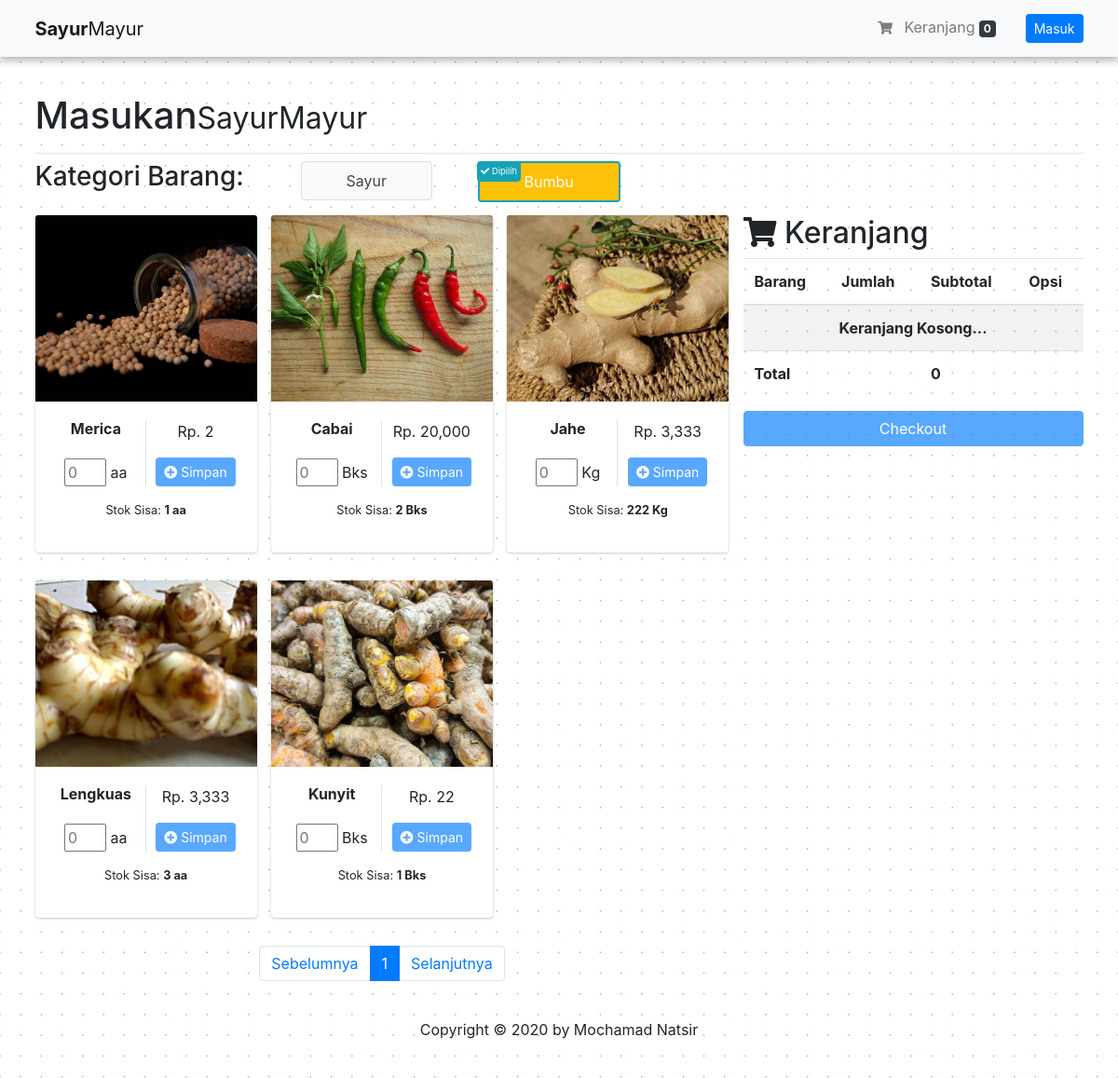
Screenshot of /index.php/page/bumbu with the database file from the repository.
### tables this page shows
CREATE TABLE `tbl_barang` (
  `barang_id` varchar(15) NOT NULL,
  `barang_gambar` varchar(128) NOT NULL,
  `barang_nama` varchar(150) DEFAULT NULL,
  `barang_harpok` double DEFAULT NULL,
  `barang_harjul` double DEFAULT NULL,
  `barang_harjul_grosir` double DEFAULT NULL,
  `barang_stok` int(11) DEFAULT 0,
  `barang_tgl_input` timestamp NULL DEFAULT current_timestamp(),
  `barang_tgl_last_update` datetime DEFAULT NULL,
  `barang_kategori_id` int(11) DEFAULT NULL,
  `barang_satuan_id` int(11) NOT NULL,
  `barang_user_id` int(11) DEFAULT NULL
);

CREATE TABLE `tbl_satuan` (
  `satuan_id` int(11) NOT NULL,
  `satuan_nama` varchar(35) NOT NULL
);

### application/controllers/Page.php (called while the page is built, shortened)
<?php
class Page extends CI_Controller
{
    public function __construct()
    {
        $this->load->model('BarangModel', 'barang');
        $this->load->helper("security");
    }
    function bumbu() {
        $data['title'] = 'Beranda';
        $data['barangs_bumbu'] = $this->barang->getBarangBumbu();
        $data["keranjang"] = $this->barang->get_keranjang();
        $data["total_harga_keranjang"] = $this->barang->total_harga_cart();
        $data['page'] = true;
        $this->barang->delete_cart_date();
        $this->barang->cancel_invoice();
        $this->load->view('layout/page/header',$data);
        $this->load->view('customer/page/bumbu');
        $this->load->view('layout/dashboard/footer');
    }
}

### index.php (called while the page is built, shortened)
<?php
require_once BASEPATH.'core/CodeIgniter.php';

### application/models/BarangModel.php (called while the page is built, shortened)
<?php
class BarangModel extends CI_Model
{
    public function getBarangBumbu($barang_id = null)
    {
        if ($barang_id === null) {
            $hsl = $this->db->query("SELECT * FROM tbl_barang JOIN tbl_kategori ON barang_kategori_id=kategori_id JOIN tbl_satuan ON barang_satuan_id=satuan_id WHERE barang_kategori_id = 2 ORDER BY barang_id ASC");
        } else {
            $hsl = $this->db->query("SELECT * FROM tbl_barang JOIN tbl_kategori ON barang_kategori_id=kategori_id JOIN tbl_satuan ON barang_satuan_id=satuan_id WHERE barang_id = '$barang_id' AND barang_kategori_id = 2");
        }
        return $hsl;
    }
    function get_keranjang()
    {
        function get_client_ip()
        {
            $ipaddress = '';
            if (isset($_SERVER['HTTP_CLIENT_IP']))
                $ipaddress = $_SERVER['HTTP_CLIENT_IP'];
            else if (isset($_SERVER['HTTP_X_FORWARDED_FOR']))
                $ipaddress = $_SERVER['HTTP_X_FORWARDED_FOR'];
            else if (isset($_SERVER['HTTP_X_FORWARDED']))
                $ipaddress = $_SERVER['HTTP_X_FORWARDED'];
            else if (isset($_SERVER['HTTP_FORWARDED_FOR']))
                $ipaddress = $_SERVER['HTTP_FORWARDED_FOR'];
            else if (isset($_SERVER['HTTP_FORWARDED']))
                $ipaddress = $_SERVER['HTTP_FORWARDED'];
            else if (isset($_SERVER['REMOTE_ADDR']))
                $ipaddress = $_SERVER['REMOTE_ADDR'];
            else
                $ipaddress = 'UNKNOWN';
            return $ipaddress;
        }
        $ip_address = get_client_ip();
        $this->db->select("tbl_barang.barang_nama,tbl_keranjang.total_kuantitas,tbl_keranjang.total_harga,tbl_keranjang.id");
        $this->db->from("tbl_keranjang");
        $this->db->where(array("ip_address" => $ip_address));
        $this->db->join("tbl_barang", "tbl_barang.barang_id = tbl_keranjang.barang_id");
        return $this->db->get();
    }
    function total_harga_cart()
    {
        $ip_address = get_client_ip();
        return $this->db->query("SELECT SUM(`total_harga`) AS total_harga FROM `tbl_keranjang` WHERE `ip_address` = '$ip_address'");
    }
}

### application/views/customer/page/bumbu.php (the view, shortened to what this page needs)
<div class="overlay-wrapper" id="loading2">
<div class="container" style="margin-top: 100px;">
    <h1 class="pb-3 border-bottom">Masukan<small>SayurMayur</small></h1>
    <div class="row">
        <div class="col-12">
            <div class="row">
                <div class="col-4 col-md-3">
                    <h3 class="pb-3 title-kategori">Kategori Barang:</h3>
                </div>
                <div class="col-4 col-md-2">
                    <button class="btn btn-default py-2 px-5" id="kat_1" type="button">
                        Sayur
                    </button>
                </div>
                <div class="col-4 col-md-2">
                    <button class="btn btn-warning text-white py-2 px-5 btn-kategori-active" id="kat_2" type="button">
                        <span class="select-kategori bg-info p-1 rounded" id="select-kategori-2">
                            <i class="fas fa-check"></i> Dipilih
                        </span>
                        Bumbu
                    </button>
                </div>
            </div>
        </div>
        <div class="col-md-8" id="col-left">
            <div class="row" id="row-data">
                <?php $no = 1; foreach ($barangs_bumbu->result() as $barang) : ?>
                    <div class="col-md-4 col-6" id="col-data">
                        <div class="card" style="margin-bottom: 30px;">
                            <img class="card-img-top" src="<?= base_url(); ?>assets/source/images/barang/<?= $barang->barang_gambar ?>" alt="<?= $barang->barang_id; ?>" style="width:100%; height:200px; object-fit:cover">
                            <div class="card-body text-center">
                                <div class="row">
                                    <div class="col-6 border-right">
                                        <h6><b><?= (strlen($barang->barang_nama) > 14) ? substr($barang->barang_nama, 0, 15) . '...' : $barang->barang_nama; ?></b></h6>
                                        <div style="margin-top:22px;"><input type="number" onkeyup="qtyInput(event);" onchange="qtyInput2(event);" data-no="<?= $no; ?>" data-barang_id="<?= $barang->barang_id; ?>" id="<?= 'qty_input_'.$barang->barang_id; ?>" placeholder="0" min="0" style="width:45px"> <?= $barang->satuan_nama; ?></div>
                                    </div>
                                    <div class="col-6">
                                        <p><?= 'Rp. ' . number_format($barang->barang_harjul); ?></p>
                                        <button class="btn btn-sm btn-primary" id="<?= 'btn-simpan-'.$barang->barang_id; ?>" onclick="simpan_barang(event);" data-barang_id="<?= $barang->barang_id; ?>" data-barang_nama="<?= $barang->barang_nama; ?>" data-barang_harjul="<?= $barang->barang_harjul; ?>" type="button" disabled><i class="fa fa-plus-circle"></i> Simpan</button>
                                    </div>
                                    <div class="col-12 text-center mt-3 mb-0">
                                        <p class="small">
                                            Stok Sisa: <?= '<b><span id="stok-'.$no++.'">'.$barang->barang_stok.'</span> '.$barang->satuan_nama.'</b>'; ?>
                                        </p>
                                    </div>
                                </div>
                            </div>
                        </div>
                    </div>
                <?php endforeach; ?>
            </div>
            <nav>
                <ul class="pagination justify-content-center"></ul>
            </nav>
        </div>
        <div class="col-md-4" id="parent-cart">
            <div class="overlay-wrapper">
                <div id="cart-right">
                    <h2 class="text-left"><i class="fa fa-shopping-cart"></i> Keranjang</h2>
                    <table class="table table-striped">
                        <thead>
                            <tr>
                                <th scope="col">Barang</th>
                                <th scope="col">Jumlah</th>
                                <th scope="col">Subtotal</th>
                                <th scope="col">Opsi</th>
                            </tr>
                        </thead>
                        <tbody id="barang_cart_right">
                            <?php
                                if($keranjang->num_rows() >= 1){
                                    foreach($keranjang->result() as $k) {
                            ?>
                            <tr class="text-left" id="<?= 'cart_row_'.$k->id; ?>">
                                <td id="<?= 'nama-'.$k->id; ?>"><?= $k->barang_nama; ?></td>
                                <td><input type="number" onkeyup="changeQtyCart(event);" class="qty_input" onchange="changeQtyCart2(event);" id="<?= 'input_kuantitas_cart_'.$k->id; ?>" data-cart_id="<?= $k->id; ?>" style="width:50px" value="<?= $k->total_kuantitas; ?>"></td>
                                <td><?= "<span id='subtotal-".$k->id."'>".number_format($k->total_harga)."</span>"; ?></td>
                                <td><button class="btn btn-xs btn-danger text-white" data-id="<?= $k->id; ?>" onclick="hapusCart(event);"><i class="fa fa-trash"></i> Hapus</button></td>
                            </tr>
                            <?php }}else { ?>
                            <tr class="text-center">
                                <td colspan="4"><b>Keranjang Kosong...</b></td>
                            </tr>
                            <?php } ?>
                        </tbody>
                        <tfoot>
                            <?php
                                foreach($total_harga_keranjang->result() as $t) {
                            ?>
                            <tr>
                                <th colspan="2">Total</th>
                                <th><?= '<span id="total_harga_cart_right">'.number_format($t->total_harga).'</span>'; ?></th>
                                <th></th>
                            </tr>
                            <?php } ?>
                        </tfoot>
                    </table>
                    <button class="btn btn-primary btn-block" id="btn-cekout" <?php if($keranjang->num_rows() == 0){echo "disabled"; } ?>>Checkout</button>
                </div>
            </div>
        </div>
    </div>
</div>
</div>

### application/views/layout/page/header.php (shortened to what this page needs)
<!doctype html>
<html lang="en">
<head>
    <link rel="stylesheet" href="https://stackpath.bootstrapcdn.com/bootstrap/4.5.0/css/bootstrap.min.css">
    <link rel="stylesheet" href="<?= base_url(); ?>assets/adminlte/plugins/fontawesome-free/css/all.min.css" />
    <link rel="stylesheet" href="https://code.ionicframework.com/ionicons/2.0.1/css/ionicons.min.css" />
    <link rel="stylesheet" href="<?= base_url(); ?>assets/adminlte/dist/css/adminlte.min.css" />
    <link rel="stylesheet" href="<?= base_url(); ?>assets/pos/css/style.css" />
    <link rel="stylesheet" href="<?= base_url(); ?>assets/adminlte/plugins/datatables-bs4/css/dataTables.bootstrap4.min.css" />
    <link rel="stylesheet" href="<?= base_url(); ?>assets/adminlte/plugins/datatables-responsive/css/responsive.bootstrap4.min.css" />
    <link rel="stylesheet" href="<?= base_url(); ?>assets/adminlte/plugins/select2/css/select2.min.css" />
    <link rel="stylesheet" href="<?= base_url(); ?>assets/adminlte/plugins/select2-bootstrap4-theme/select2-bootstrap4.min.css" />
    <link rel="stylesheet" href="<?= base_url(); ?>assets/pos/css/page/style.css">
</head>
<body style="background-image: url('<?= base_url(); ?>assets/pos/img/background.png');">
    <nav class="navbar navbar-expand-lg navbar fixed-top navbar-light bg-light shadows">
        <div class="container">
            <a class="navbar-brand" href="<?= site_url(); ?>"><b>Sayur</b>Mayur</a>
            <ul class="navbar-nav ml-auto">
                <li class="nav-item">
                    <a class="nav-link <?php if(isset($keranjangs)){echo 'active'; } ?>" href="<?= base_url().'page/cart'; ?>"><i class="fa fa-shopping-cart btn-sm"></i> Keranjang <span class="badge bg-dark" id="badge_cart"><?php if(isset($keranjang)){echo $keranjang->num_rows(); }elseif(isset($keranjangs)){echo $keranjangs->num_rows(); } ?></span></a>
                </li>
            </ul>
            <?php
                if(isset($_SESSION["user_id"])) {
            ?>
            <div class="dropdown">
                <button class="btn btn-primary btn-sm ml-3 dropdown-toggle" data-toggle="dropdown" type="button">Halo, <?= $this->session->userdata("user_nama"); ?></button>
                <div class="dropdown-menu">
                    <a href="<?= base_url().'page/profile'; ?>" class="dropdown-item"><i class="fas fa-user"></i> Profil</a>
                    <a href="javascript:void(0)" class="dropdown-item" id="btn-logout"><i class="fas fa-sign-out-alt"></i> Keluar Akun</a>
                </div>
            </div>
            <?php
                }
                else {
            ?>
            <button class="btn btn-primary btn-sm ml-3" id="btn-login">Masuk</button>
            <?php } ?>
        </div>
    </nav>

### application/views/layout/dashboard/footer.php (shortened to what this page needs)
<footer class="my-4">
    <div class="row">
        <div class="col-lg-12">
            <p style="text-align:center;">Copyright &copy; <?php echo '2020'; ?> by Mochamad Natsir</p>
        </div>
    </div>
</footer>
</body>
</html>

### assets/pos/css/style.css (style rules this page uses)
.shadows { box-shadow: 0 4px 8px 0 rgba(0, 0, 0, 0.3); }
.row:after { content: ""; display: table; clear: both; }

### assets/pos/css/page/style.css (style rules this page uses)
html,body { overflow-x: hidden; }
.overlay-wrapper { overflow: hidden; position: relative; width: 100%; }
.btn-kategori-active { border: 2px solid #17a2b8; }
.select-kategori { position: absolute; left: 7px; top: 0px; font-size: 7pt; }

### rows the page displays
tbl_barang: barang_gambar (picture), barang_nama "Merica", barang_satuan.satuan_nama "aa", barang_harjul "2", barang_stok "1"
tbl_barang: barang_gambar (picture), barang_nama "Cabai", barang_satuan.satuan_nama "Bks", barang_harjul "20,000", barang_stok "2"
tbl_barang: barang_gambar (picture), barang_nama "Jahe", barang_satuan.satuan_nama "Kg", barang_harjul "3,333", barang_stok "222"
tbl_barang: barang_gambar (picture), barang_nama "Lengkuas", barang_satuan.satuan_nama "aa", barang_harjul "3,333", barang_stok "3"
tbl_barang: barang_gambar (picture), barang_nama "Kunyit", barang_satuan.satuan_nama "Bks", barang_harjul "22", barang_stok "1"

### other values shown
$keranjang->num_rows() "0"
$t->total_harga "0"
